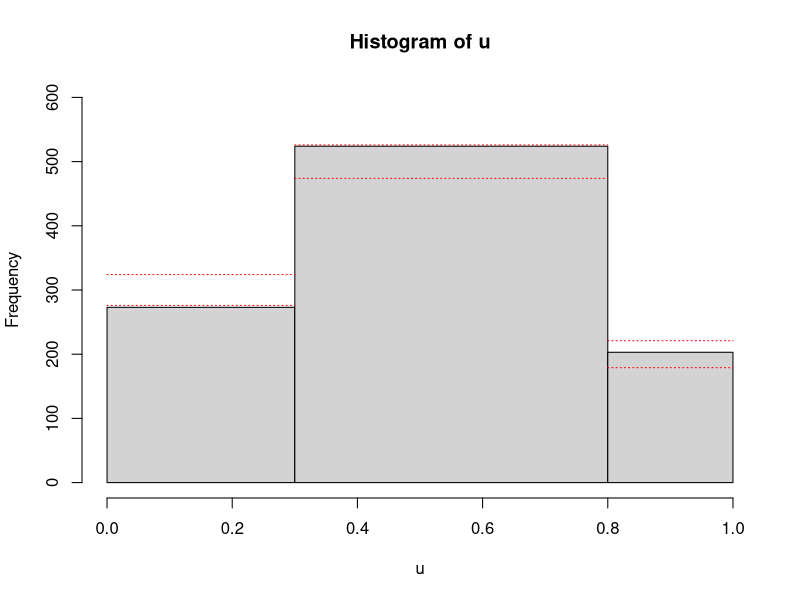

Source code (R):
## ---- chunk 1
#setwd("~/University/monte-carlo/hws/hw2") #set working directory
## ---- chunk 2
generaator <- function(x0, x1, n) {
  u <- rep(NA, n)
  
  xim1 <- x1
  xim2 <- x0
  
  for (i in 2:(n+1)) {
    xi <- (5 * xim1^2 + 171 * xim2 + 3) %% 2^30
    u[i-1] <- xi / 2^30
    
    xim2 <- xim1
    xim1 <- xi
  }
  
  return(u)
}
## ---- chunk 3
n <- 10000
u <- generaator(1974, 42, n)
## ---- chunk 4
N_A = sum((u >= 0.2) * (u <= 0.3))
N_A
## ---- chunk 5
ülempiir <- qbinom(0.975, n, 0.1)
alampiir <- qbinom(0.025, n, 0.1)
c(alampiir,ülempiir)

(N_A >= alampiir) && (N_A <= ülempiir)
## ---- chunk 6
WH_generaator <- function(n, xi, yi, zi) {
  tulemus <- rep(NA, n)
  for (i in 1:(n)) {
    xi <- (171 * xi) %% 30269 
    yi <- (172 * yi) %% 30307
    zi <- (170 * zi) %% 30323
    tulemus[i] <- (xi/30269 + yi/30307 + zi/30323) %% 1
  }
  return(tulemus)
}
## ---- chunk 7
n <- 1000
u <- WH_generaator(n, 166, 9, 32)
## ---- chunk 8
x1 <- c(0, 0.3)
alampiir1 <- qbinom(0.05, n, 0.3)
ülempiir1 <- qbinom(0.95, n, 0.3)
y1a <- c(alampiir1, alampiir1)
y1ü <- c(ülempiir1, ülempiir1)

c(alampiir1, ülempiir1)
## ---- chunk 9
x2 <- c(0.3, 0.8)
alampiir2 <- qbinom(0.05, n, 0.8 - 0.3)
ülempiir2 <- qbinom(0.95, n, 0.8 - 0.3)
y2a <- c(alampiir2, alampiir2)
y2ü <- c(ülempiir2, ülempiir2)

c(alampiir2, ülempiir2)
## ---- chunk 10
x3 <- c(0.8, 1)
alampiir3 <- qbinom(0.05, n, 1 - 0.8)
ülempiir3 <- qbinom(0.95, n, 1 - 0.8)
y3a <- c(alampiir3, alampiir3)
y3ü <- c(ülempiir3, ülempiir3)

c(alampiir3, ülempiir3)
## ---- chunk 11
hist(u, breaks = c(0, 0.3, 0.8, 1), ylim = c(0, 600), freq = TRUE)

lines(x1, y1a, col = "red", lty = 3)
lines(x1, y1ü, col = "red", lty = 3)

lines(x2, y2a, col = "red", lty = 3)
lines(x2, y2ü, col = "red", lty = 3)

lines(x3, y3a, col = "red", lty = 3)
lines(x3, y3ü, col = "red", lty = 3)
